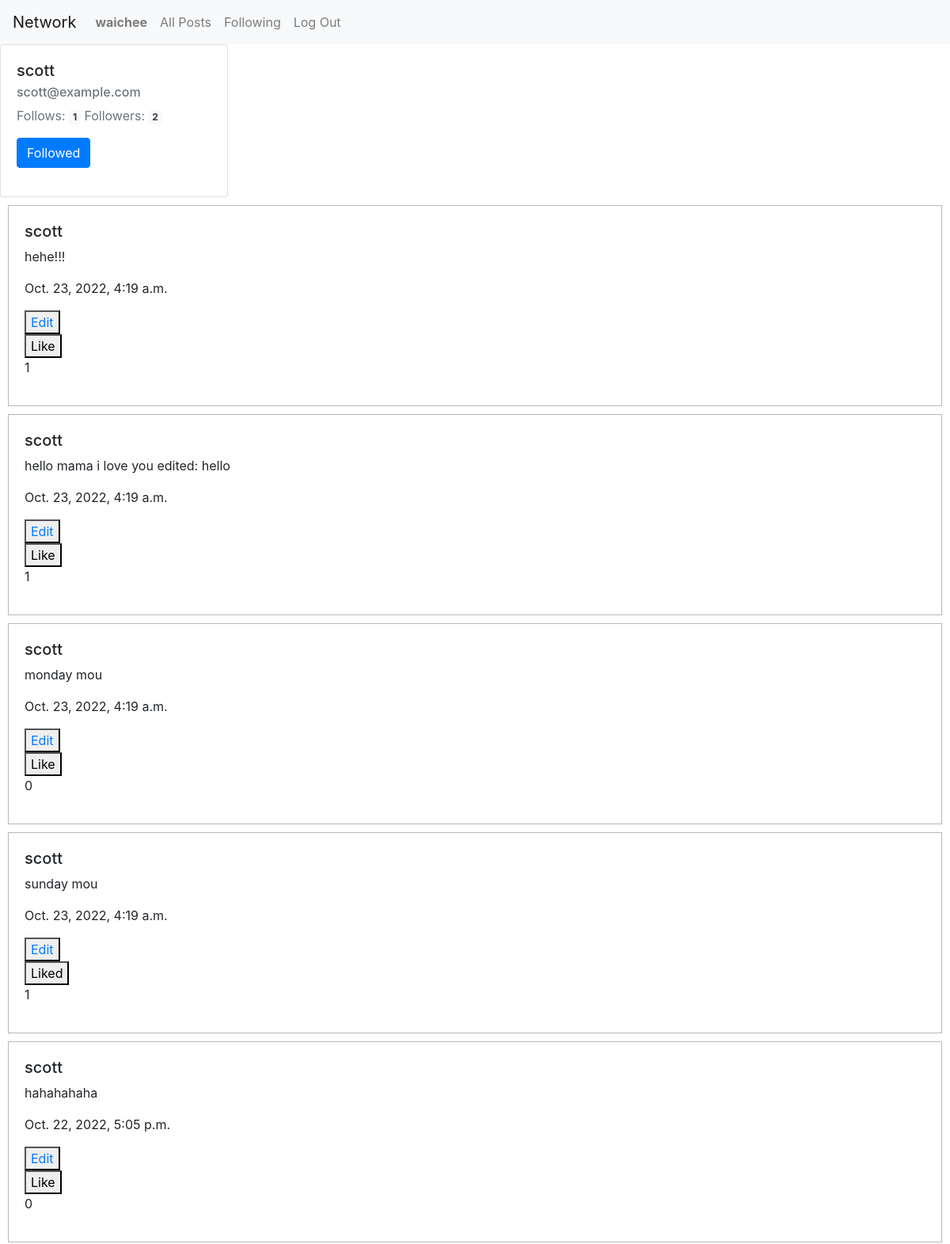
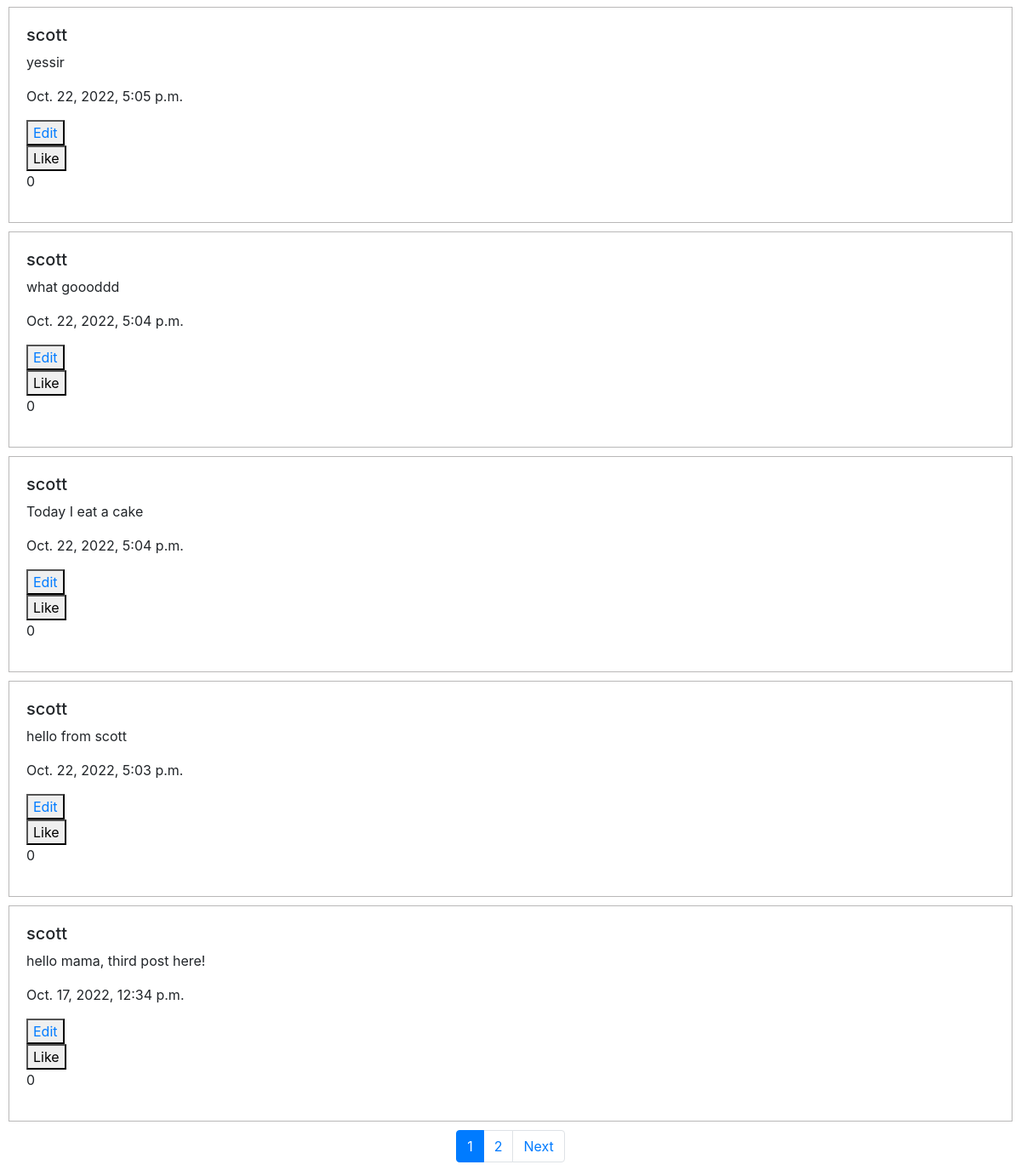
The page /profile/scott (signed in) on the database its author committed (2 pictures, top to bottom).
### network/models.py (models this page shows, shortened)
class User(AbstractUser):
    pass

class Post(models.Model):
    user = models.ForeignKey(User, on_delete=models.CASCADE, related_name="posts")
    content = models.CharField(max_length=300)
    timestamp = models.DateTimeField(auto_now_add=True)
    like = models.ManyToManyField(User, blank=True, related_name="liked_user")

### network/views.py (the view)
# urls.py: path("profile/<str:username>", views.profile, name="profile"),
def profile(request, username):
    is_following = 0
    userinfo = User.objects.get(username=username)
    if request.user.is_authenticated:
        currentuser = request.session['_auth_user_id']
        is_following = Follower.objects.filter(follower=currentuser, following=userinfo).count()
        postData = Post.objects.filter(user=userinfo.id).order_by('-timestamp')
    else:
        postData = Post.objects.filter(username=userinfo.id).order_by('-timestamp')
    total_following = Follower.objects.filter(follower=userinfo).count()
    total_followers = Follower.objects.filter(following=userinfo).count()
    paginator = Paginator(postData, POST_PER_PAGE)
    page_number = request.GET.get('page')
    page_obj = paginator.get_page(page_number)
    return render(request, "network/profile.html",{
        "postData" : page_obj,
        "userinfo" : userinfo,
        "total_following" : total_following,
        "total_followers" : total_followers,
        "is_following" : is_following
    })

### network/templates/network/profile.html (shortened to what this page needs)
{% extends "network/layout.html" %}
{% load static %}
{% block body %}
<div class="card" style="width: 18rem;">
  <div class="card-body">
    <h5 class="card-title">{{ userinfo.username }}</h5>
    <h6 class="card-subtitle mb-2 text-muted">{{ userinfo.email }}</h6>
    <div style="display: flex">
      <p class="text-muted">
        Follows:
        <span id="numfollowing" class="badge bg-light text-dark">{{ total_following }}</span>
        Followers:
        <span id="numfollowers" class="badge bg-light text-dark">{{ total_followers }}</span>
      </p>
    </div>
    {% if user.is_authenticated and user.id != userinfo.id %}
    <p>
      {% if is_following > 0 %}
        <button data-id="{{ userinfo.id }}" id="btnfollow" type="button" class="btn btn-primary">Followed</button>
      {% else %}
        <button data-id="{{ userinfo.id }}" id="btnfollow" type="button" class="btn btn-outline-primary">Follow</button>
      {% endif %}
    </p>
    {% endif %}
  </div>
</div>
  {% for post in postData %}
  <div class="box">
    <h5>{{ post.user }}</h5>
    <p id="post-content-{{post.id}}" class="post">{{ post.content }}</p>
    <p>{{ post.timestamp }}</p>
    <button class="text-primary edit" data-id="{{post.id}}" id="edit-btn-{{post.id}}">Edit</button>
    <br>
    {% if not request.user in post.like.all %}
    <button data-id="{{post.id}}" id="post-like-{{post.id}}" class="likedpost" data-liked="no">Like</button>
    {% else %}
    <button data-id="{{post.id}}" id="post-like-{{post.id}}" class="likedpost" data-liked="yes">Liked</button>
    {% endif %}
    <p id="post-count-{{post.id}}">{{post.like.count}}</p>
  </div>
  {% endfor %}
{% endblock %}

### network/templates/network/layout.html (shortened to what this page needs)
{% load static %}
<!DOCTYPE html>
<html lang="en">
    <head>
        <link rel="stylesheet" href="https://stackpath.bootstrapcdn.com/bootstrap/4.4.1/css/bootstrap.min.css">
        <link href="{% static 'network/styles.css' %}" rel="stylesheet">
    </head>
    <body>
        <nav class="navbar navbar-expand-lg navbar-light bg-light">
            <a class="navbar-brand" href="#">Network</a>
            <div>
              <ul class="navbar-nav mr-auto">
                {% if user.is_authenticated %}
                    <li class="nav-item">
                        <a class="nav-link" href="{% url 'profile' user.username %}"><strong>{{ user.username }}</strong></a>
                    </li>
                {% endif %}
                <li class="nav-item">
                  <a class="nav-link" href="{% url 'index' %}" id="allPosts">All Posts</a>
                </li>
                {% if user.is_authenticated %}
                    <li class="nav-item">
                        <a class="nav-link" href="{% url 'following' %}" id="following">Following</a>
                    </li>
                    <li class="nav-item">
                        <a class="nav-link" href="{% url 'logout' %}" id="logOut">Log Out</a>
                    </li>
                {% endif %}
              </ul>
            </div>
          </nav>
        <div class="body">
            {% block body %}
            {% endblock %}
        </div>
        <nav aria-label="Page navigation example">
            <ul class="pagination justify-content-center">
                {% if postData.paginator.num_pages > 1 %}
                {% for num in postData.paginator.page_range %}
                {% if postData.number == num %}
                    <li class="page-item active" ><a class="page-link" href="#">{{ num }}</a></li>
                {% else %}
                    <li class="page-item " ><a class="page-link" href="?page={{ num }}">{{ num }}</a></li>
                {% endif %}
                {% endfor %}
                {% endif %}
                {% if postData.has_next %}
                     <li class="page-item"><a class="page-link" href="?page={{ postData.next_page_number }}">Next</a></li>
                {% endif %}
            </ul>
          </nav>
    </body>
</html>

### network/static/network/styles.css (style rules this page uses)
.box { padding: 20px; border: 1px solid rgb(185, 184, 184); margin: 10px; }
.edit { cursor: pointer; }

### rows shown on the page
User: username "waichee"
User: username "scott", email "scott@example.com"
Post: user "scott", content "hehe!!!", timestamp "Oct. 23, 2022, 4:19 a.m.", like.count "1"
Post: user "scott", content "hello mama i love you edited: hello", timestamp "Oct. 23, 2022, 4:19 a.m.", like.count "1"
Post: user "scott", content "monday mou", timestamp "Oct. 23, 2022, 4:19 a.m.", like.count "0"
Post: user "scott", content "sunday mou", timestamp "Oct. 23, 2022, 4:19 a.m.", like.count "1"
Post: user "scott", content "hahahahaha", timestamp "Oct. 22, 2022, 5:05 p.m.", like.count "0"
Post: user "scott", content "yessir", timestamp "Oct. 22, 2022, 5:05 p.m.", like.count "0"
Post: user "scott", content "what goooddd", timestamp "Oct. 22, 2022, 5:04 p.m.", like.count "0"
Post: user "scott", content "Today I eat a cake", timestamp "Oct. 22, 2022, 5:04 p.m.", like.count "0"
Post: user "scott", content "hello from scott", timestamp "Oct. 22, 2022, 5:03 p.m.", like.count "0"
Post: user "scott", content "hello mama, third post here!", timestamp "Oct. 17, 2022, 12:34 p.m.", like.count "0"

### other values the page prints
{{ total_following }} "1"
{{ total_followers }} "2"
{{ num }} "1"
{{ num }} "2"
